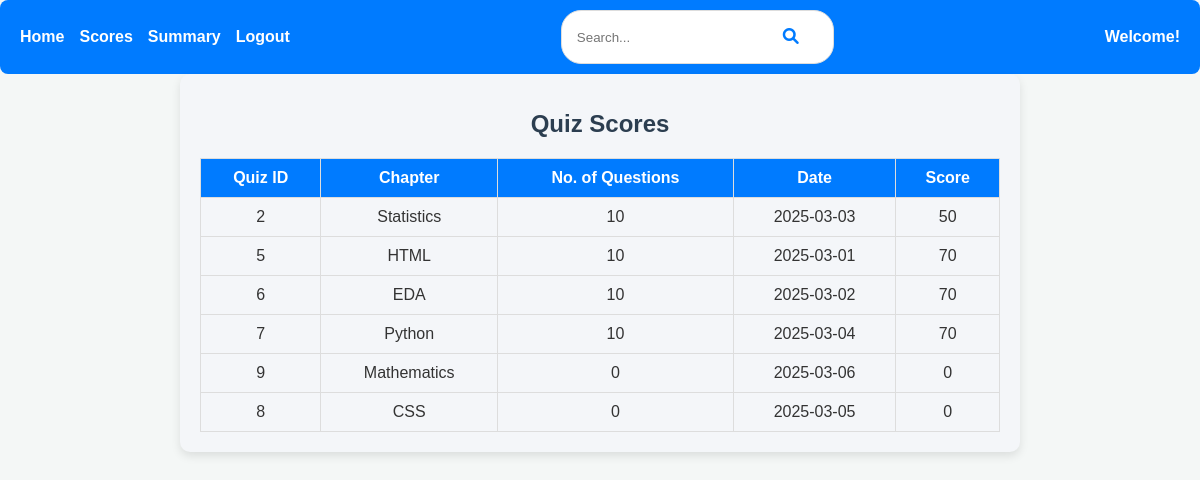
Screenshot of /user/submit_quiz/8 (signed in) with the database file from the repository.
### backend/models.py (models this page shows)
class Score(db.Model):
    __tablename__ = 'score'
    id = db.Column(db.Integer, primary_key=True)
    quiz_id = db.Column(db.Integer, db.ForeignKey('quiz.id', ondelete="CASCADE"), nullable=False)
    user_id = db.Column(db.Integer, db.ForeignKey('user_info.id', ondelete="CASCADE"), nullable=False)
    timestamp = db.Column(db.DateTime, default=db.func.current_timestamp())
    total_score = db.Column(db.Float, nullable=False)  # Use Float for percentage scores
    duration_seconds = db.Column(db.Integer, nullable=False)

class Quiz(db.Model):
    __tablename__ = 'quiz'
    id = db.Column(db.Integer, primary_key=True)
    chapter_id = db.Column(db.Integer, db.ForeignKey('chapter.id', ondelete="CASCADE"), nullable=False)
    date_of_quiz = db.Column(db.Date, nullable=False)
    duration_seconds = db.Column(db.Integer, nullable=False)
    remarks = db.Column(db.Text)
    questions = db.relationship('Question', backref='quiz', lazy='subquery', cascade='all, delete-orphan')
    scores = db.relationship('Score', backref='quiz', lazy='dynamic', cascade='all, delete-orphan')

class Chapter(db.Model):
    __tablename__ = 'chapter'
    id = db.Column(db.Integer, primary_key=True)
    name = db.Column(db.String(100), nullable=False)
    description = db.Column(db.Text)
    subject_id = db.Column(db.Integer, db.ForeignKey('subject.id', ondelete="CASCADE"), nullable=False)
    quizzes = db.relationship('Quiz', backref='chapter', lazy='subquery', cascade='all, delete-orphan')

### backend/controllers.py (the view)
@app.route('/user/submit_quiz/<int:quiz_id>', methods=['GET'])
def user_submit_quiz(quiz_id):
    user_email = session.get('user_email')
    if not user_email:
        return redirect('/login')
    user = User_Info.query.filter_by(email=user_email).first()
    if not user:
        return redirect('/login')
    quiz = Quiz.query.get(quiz_id)
    if not quiz:
        return "Quiz not found", 404
    quiz_progress = session.get('quiz_progress', {})
    user_answers = quiz_progress.get('answers', {})
    correct_count = 0
    total_questions = len(quiz.questions)
    for question in quiz.questions:
        user_answer = user_answers.get(str(question.id), -1)  # Default to -1 if no answer
        if int(user_answer) == question.correct_option:
            correct_count += 1
    total_score = (correct_count / total_questions * 100) if total_questions > 0 else 0
    existing_score = Score.query.filter_by(user_id=user.id, quiz_id=quiz.id).first()
    if existing_score:
        existing_score.total_score = total_score
    else:
        score_entry = Score(user_id=user.id, quiz_id=quiz.id, total_score=total_score)
        db.session.add(score_entry)
    db.session.commit()
    scores = Score.query.filter_by(user_id=user.id).all()
    return render_template(
        'user/user_scores.html',
        scores=scores,
        total_score=total_score,
        message="Quiz submitted successfully!"
    )

### templates/user/user_scores.html (shortened to what this page needs)
{% extends "user/user_base.html" %}
{% block content %}
<div class="dashboard">
    <h1>Quiz Scores</h1>
    <table>
        <thead>
            <tr>
                <th>Quiz ID</th>
                <th>Chapter</th>
                <th>No. of Questions</th>
                <th>Date</th>
                <th>Score</th>
            </tr>
        </thead>
        <tbody>
            {% for score in scores %}
            <tr>
                <td>{{ score.quiz.id }}</td>
                <td>{{ score.quiz.chapter.name }}</td>
                <td>{{ score.quiz.questions | length }}</td>
                <td>{{ score.quiz.date_of_quiz.strftime('%Y-%m-%d') }}</td>
                <td>{{ score.total_score }}</td>
            </tr>
            {% endfor %}
        </tbody>
    </table>
</div>
{% endblock %}

### static/styles/user_dashboard.css (style rules this page uses)
body { font-family: Arial, sans-serif; margin: 0; padding: 0; background-color: #f4f4f4; }
.dashboard { margin: 20px auto; max-width: 800px; padding: 20px; background-color: white; border-radius: 10px; box-shadow: 0 2px 5px rgba(0, 0, 0, 0.1); }
.dashboard h1 { font-size: 24px; text-align: center; margin-bottom: 20px; }
.dashboard table { width: 100%; border-collapse: collapse; margin-top: 20px; }
.dashboard table th, .dashboard table td { border: 1px solid #ddd; padding: 10px; text-align: center; }
.dashboard table th { background-color: #007bff; color: white; }
.dashboard { max-width: 800px; margin: 0 auto; padding: 20px; background-color: #f4f6f9; border-radius: 10px; box-shadow: 0 4px 10px rgba(0, 0, 0, 0.1); }
h1 { color: #333333; font-size: 32px; font-weight: 600; margin-bottom: 20px; }
body { font-family: 'Arial', sans-serif; background-color: #f4f7f6; margin: 0; padding: 0; color: #333; }
h1 { text-align: center; color: #2c3e50; font-size: 2.5rem; margin-bottom: 20px; }

### rows the page displays
Score: quiz.id "2", quiz.chapter.name "Statistics", quiz.questions|length "10", quiz.date_of_quiz "2025-03-03", total_score "50"
Score: quiz.id "5", quiz.chapter.name "HTML", quiz.questions|length "10", quiz.date_of_quiz "2025-03-01", total_score "70"
Score: quiz.id "6", quiz.chapter.name "EDA", quiz.questions|length "10", quiz.date_of_quiz "2025-03-02", total_score "70"
Score: quiz.id "7", quiz.chapter.name "Python", quiz.questions|length "10", quiz.date_of_quiz "2025-03-04", total_score "70"
Score: quiz.id "9", quiz.chapter.name "Mathematics", quiz.questions|length "0", quiz.date_of_quiz "2025-03-06", total_score "0"
Quiz: quiz.id "8", quiz.date_of_quiz "2025-03-05"
Chapter: quiz.chapter.name "CSS"

### other values shown
{{ score.quiz.questions | length }} "0"
{{ score.total_score }} "0"
